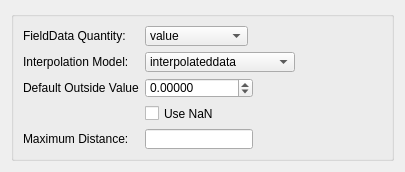
<?xml version="1.0" encoding="UTF-8"?>
<ui version="4.0">
 <class>MapFieldDataOntoNodes</class>
 <widget class="QDialog" name="MapFieldDataOntoNodes">
  <property name="geometry">
   <rect>
    <x>0</x>
    <y>0</y>
    <width>405</width>
    <height>172</height>
   </rect>
  </property>
  <property name="sizePolicy">
   <sizepolicy hsizetype="Fixed" vsizetype="Fixed">
    <horstretch>0</horstretch>
    <verstretch>0</verstretch>
   </sizepolicy>
  </property>
  <property name="minimumSize">
   <size>
    <width>405</width>
    <height>172</height>
   </size>
  </property>
  <property name="windowTitle">
   <string>Dialog</string>
  </property>
  <layout class="QVBoxLayout" name="verticalLayout">
   <item>
    <widget class="QGroupBox" name="groupBox">
     <property name="title">
      <string/>
     </property>
     <layout class="QFormLayout" name="formLayout">
      <property name="fieldGrowthPolicy">
       <enum>QFormLayout::FieldsStayAtSizeHint</enum>
      </property>
      <item row="0" column="0">
       <widget class="QLabel" name="label_3">
        <property name="text">
         <string>FieldData Quantity:</string>
        </property>
       </widget>
      </item>
      <item row="0" column="1">
       <widget class="QComboBox" name="quantityComboBox_">
        <item>
         <property name="text">
          <string>value</string>
         </property>
        </item>
        <item>
         <property name="text">
          <string>gradient</string>
         </property>
        </item>
        <item>
         <property name="text">
          <string>gradientnorm</string>
         </property>
        </item>
        <item>
         <property name="text">
          <string>flux</string>
         </property>
        </item>
       </widget>
      </item>
      <item row="1" column="0">
       <widget class="QLabel" name="label">
        <property name="text">
         <string>Interpolation Model:</string>
        </property>
       </widget>
      </item>
      <item row="1" column="1">
       <widget class="QComboBox" name="interpolationComboBox_">
        <item>
         <property name="text">
          <string>interpolateddata</string>
         </property>
        </item>
        <item>
         <property name="text">
          <string>interpolatedataonly</string>
         </property>
        </item>
        <item>
         <property name="text">
          <string>closestnodedata</string>
         </property>
        </item>
        <item>
         <property name="text">
          <string>closestinterpolatedata</string>
         </property>
        </item>
       </widget>
      </item>
      <item row="2" column="0">
       <widget class="QLabel" name="label_5">
        <property name="text">
         <string>Default Outside Value</string>
        </property>
       </widget>
      </item>
      <item row="2" column="1">
       <widget class="QDoubleSpinBox" name="outsideValueDoubleSpinBox_">
        <property name="decimals">
         <number>5</number>
        </property>
        <property name="minimum">
         <double>-100000000.000000000000000</double>
        </property>
        <property name="maximum">
         <double>100000000.000000000000000</double>
        </property>
       </widget>
      </item>
      <item row="5" column="0">
       <widget class="QLabel" name="label_6">
        <property name="text">
         <string>Maximum Distance:</string>
        </property>
       </widget>
      </item>
      <item row="5" column="1">
       <widget class="QLineEdit" name="maximumDistanceLineEdit_"/>
      </item>
      <item row="4" column="1">
       <widget class="QCheckBox" name="useNanForUnassignedValuesCheckBox_">
        <property name="text">
         <string>Use NaN</string>
        </property>
       </widget>
      </item>
     </layout>
    </widget>
   </item>
  </layout>
 </widget>
 <tabstops>
  <tabstop>quantityComboBox_</tabstop>
  <tabstop>interpolationComboBox_</tabstop>
  <tabstop>outsideValueDoubleSpinBox_</tabstop>
  <tabstop>useNanForUnassignedValuesCheckBox_</tabstop>
  <tabstop>maximumDistanceLineEdit_</tabstop>
 </tabstops>
 <resources/>
 <connections>
  <connection>
   <sender>useNanForUnassignedValuesCheckBox_</sender>
   <signal>toggled(bool)</signal>
   <receiver>outsideValueDoubleSpinBox_</receiver>
   <slot>setDisabled(bool)</slot>
   <hints>
    <hint type="sourcelabel">
     <x>242</x>
     <y>104</y>
    </hint>
    <hint type="destinationlabel">
     <x>255</x>
     <y>78</y>
    </hint>
   </hints>
  </connection>
 </connections>
</ui>
